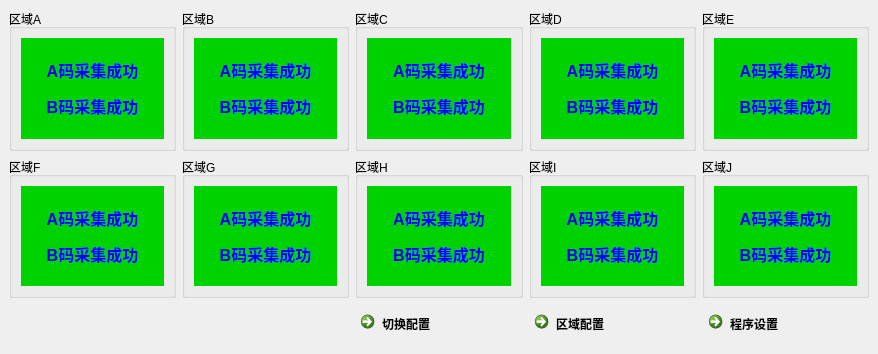
<?xml version="1.0" encoding="UTF-8"?>
<ui version="4.0">
 <class>MainWindow</class>
 <widget class="QMainWindow" name="MainWindow">
  <property name="geometry">
   <rect>
    <x>0</x>
    <y>0</y>
    <width>878</width>
    <height>354</height>
   </rect>
  </property>
  <property name="windowTitle">
   <string>MainWindow</string>
  </property>
  <widget class="QWidget" name="centralwidget">
   <layout class="QVBoxLayout" name="verticalLayout_11">
    <item>
     <layout class="QGridLayout" name="gridLayout">
      <item row="1" column="3">
       <widget class="QGroupBox" name="groupBox_09">
        <property name="title">
         <string>区域I</string>
        </property>
        <layout class="QVBoxLayout" name="verticalLayout_9">
         <item>
          <widget class="QLabel" name="lb_area_09">
           <property name="styleSheet">
            <string notr="true">background-color: rgb(0, 210, 0);</string>
           </property>
           <property name="text">
            <string>&lt;html&gt;&lt;head/&gt;&lt;body&gt;&lt;p align=&quot;center&quot;&gt;&lt;span style=&quot; font-size:12pt; font-weight:600; color:#0000ff;&quot;&gt;A码采集成功&lt;/span&gt;&lt;/p&gt;&lt;p align=&quot;center&quot;&gt;&lt;span style=&quot; font-size:12pt; font-weight:600; color:#0000ff;&quot;&gt;B码采集成功&lt;/span&gt;&lt;/p&gt;&lt;/body&gt;&lt;/html&gt;</string>
           </property>
          </widget>
         </item>
        </layout>
       </widget>
      </item>
      <item row="0" column="3">
       <widget class="QGroupBox" name="groupBox_04">
        <property name="title">
         <string>区域D</string>
        </property>
        <layout class="QVBoxLayout" name="verticalLayout_4">
         <item>
          <widget class="QLabel" name="lb_area_04">
           <property name="styleSheet">
            <string notr="true">background-color: rgb(0, 210, 0);</string>
           </property>
           <property name="text">
            <string>&lt;html&gt;&lt;head/&gt;&lt;body&gt;&lt;p align=&quot;center&quot;&gt;&lt;span style=&quot; font-size:12pt; font-weight:600; color:#0000ff;&quot;&gt;A码采集成功&lt;/span&gt;&lt;/p&gt;&lt;p align=&quot;center&quot;&gt;&lt;span style=&quot; font-size:12pt; font-weight:600; color:#0000ff;&quot;&gt;B码采集成功&lt;/span&gt;&lt;/p&gt;&lt;/body&gt;&lt;/html&gt;</string>
           </property>
          </widget>
         </item>
        </layout>
       </widget>
      </item>
      <item row="1" column="4">
       <widget class="QGroupBox" name="groupBox_10">
        <property name="title">
         <string>区域J</string>
        </property>
        <layout class="QVBoxLayout" name="verticalLayout_10">
         <item>
          <widget class="QLabel" name="lb_area_10">
           <property name="styleSheet">
            <string notr="true">background-color: rgb(0, 210, 0);</string>
           </property>
           <property name="text">
            <string>&lt;html&gt;&lt;head/&gt;&lt;body&gt;&lt;p align=&quot;center&quot;&gt;&lt;span style=&quot; font-size:12pt; font-weight:600; color:#0000ff;&quot;&gt;A码采集成功&lt;/span&gt;&lt;/p&gt;&lt;p align=&quot;center&quot;&gt;&lt;span style=&quot; font-size:12pt; font-weight:600; color:#0000ff;&quot;&gt;B码采集成功&lt;/span&gt;&lt;/p&gt;&lt;/body&gt;&lt;/html&gt;</string>
           </property>
          </widget>
         </item>
        </layout>
       </widget>
      </item>
      <item row="0" column="1">
       <widget class="QGroupBox" name="groupBox_02">
        <property name="title">
         <string>区域B</string>
        </property>
        <layout class="QVBoxLayout" name="verticalLayout_2">
         <item>
          <widget class="QLabel" name="lb_area_02">
           <property name="styleSheet">
            <string notr="true">background-color: rgb(0, 210, 0);</string>
           </property>
           <property name="text">
            <string>&lt;html&gt;&lt;head/&gt;&lt;body&gt;&lt;p align=&quot;center&quot;&gt;&lt;span style=&quot; font-size:12pt; font-weight:600; color:#0000ff;&quot;&gt;A码采集成功&lt;/span&gt;&lt;/p&gt;&lt;p align=&quot;center&quot;&gt;&lt;span style=&quot; font-size:12pt; font-weight:600; color:#0000ff;&quot;&gt;B码采集成功&lt;/span&gt;&lt;/p&gt;&lt;/body&gt;&lt;/html&gt;</string>
           </property>
          </widget>
         </item>
        </layout>
       </widget>
      </item>
      <item row="0" column="4">
       <widget class="QGroupBox" name="groupBox_05">
        <property name="title">
         <string>区域E</string>
        </property>
        <layout class="QVBoxLayout" name="verticalLayout_5">
         <item>
          <widget class="QLabel" name="lb_area_05">
           <property name="styleSheet">
            <string notr="true">background-color: rgb(0, 210, 0);</string>
           </property>
           <property name="text">
            <string>&lt;html&gt;&lt;head/&gt;&lt;body&gt;&lt;p align=&quot;center&quot;&gt;&lt;span style=&quot; font-size:12pt; font-weight:600; color:#0000ff;&quot;&gt;A码采集成功&lt;/span&gt;&lt;/p&gt;&lt;p align=&quot;center&quot;&gt;&lt;span style=&quot; font-size:12pt; font-weight:600; color:#0000ff;&quot;&gt;B码采集成功&lt;/span&gt;&lt;/p&gt;&lt;/body&gt;&lt;/html&gt;</string>
           </property>
          </widget>
         </item>
        </layout>
       </widget>
      </item>
      <item row="0" column="0">
       <widget class="QGroupBox" name="groupBox_01">
        <property name="title">
         <string>区域A</string>
        </property>
        <layout class="QVBoxLayout" name="verticalLayout">
         <item>
          <widget class="QLabel" name="lb_area_01">
           <property name="styleSheet">
            <string notr="true">background-color: rgb(0, 210, 0);</string>
           </property>
           <property name="text">
            <string>&lt;html&gt;&lt;head/&gt;&lt;body&gt;&lt;p align=&quot;center&quot;&gt;&lt;span style=&quot; font-size:12pt; font-weight:600; color:#0000ff;&quot;&gt;A码采集成功&lt;/span&gt;&lt;/p&gt;&lt;p align=&quot;center&quot;&gt;&lt;span style=&quot; font-size:12pt; font-weight:600; color:#0000ff;&quot;&gt;B码采集成功&lt;/span&gt;&lt;/p&gt;&lt;/body&gt;&lt;/html&gt;</string>
           </property>
          </widget>
         </item>
        </layout>
       </widget>
      </item>
      <item row="1" column="2">
       <widget class="QGroupBox" name="groupBox_08">
        <property name="title">
         <string>区域H</string>
        </property>
        <layout class="QVBoxLayout" name="verticalLayout_8">
         <item>
          <widget class="QLabel" name="lb_area_08">
           <property name="styleSheet">
            <string notr="true">background-color: rgb(0, 210, 0);</string>
           </property>
           <property name="text">
            <string>&lt;html&gt;&lt;head/&gt;&lt;body&gt;&lt;p align=&quot;center&quot;&gt;&lt;span style=&quot; font-size:12pt; font-weight:600; color:#0000ff;&quot;&gt;A码采集成功&lt;/span&gt;&lt;/p&gt;&lt;p align=&quot;center&quot;&gt;&lt;span style=&quot; font-size:12pt; font-weight:600; color:#0000ff;&quot;&gt;B码采集成功&lt;/span&gt;&lt;/p&gt;&lt;/body&gt;&lt;/html&gt;</string>
           </property>
          </widget>
         </item>
        </layout>
       </widget>
      </item>
      <item row="0" column="2">
       <widget class="QGroupBox" name="groupBox_03">
        <property name="title">
         <string>区域C</string>
        </property>
        <layout class="QVBoxLayout" name="verticalLayout_3">
         <item>
          <widget class="QLabel" name="lb_area_03">
           <property name="styleSheet">
            <string notr="true">background-color: rgb(0, 210, 0);</string>
           </property>
           <property name="text">
            <string>&lt;html&gt;&lt;head/&gt;&lt;body&gt;&lt;p align=&quot;center&quot;&gt;&lt;span style=&quot; font-size:12pt; font-weight:600; color:#0000ff;&quot;&gt;A码采集成功&lt;/span&gt;&lt;/p&gt;&lt;p align=&quot;center&quot;&gt;&lt;span style=&quot; font-size:12pt; font-weight:600; color:#0000ff;&quot;&gt;B码采集成功&lt;/span&gt;&lt;/p&gt;&lt;/body&gt;&lt;/html&gt;</string>
           </property>
          </widget>
         </item>
        </layout>
       </widget>
      </item>
      <item row="1" column="1">
       <widget class="QGroupBox" name="groupBox_07">
        <property name="title">
         <string>区域G</string>
        </property>
        <layout class="QVBoxLayout" name="verticalLayout_7">
         <item>
          <widget class="QLabel" name="lb_area_07">
           <property name="styleSheet">
            <string notr="true">background-color: rgb(0, 210, 0);</string>
           </property>
           <property name="text">
            <string>&lt;html&gt;&lt;head/&gt;&lt;body&gt;&lt;p align=&quot;center&quot;&gt;&lt;span style=&quot; font-size:12pt; font-weight:600; color:#0000ff;&quot;&gt;A码采集成功&lt;/span&gt;&lt;/p&gt;&lt;p align=&quot;center&quot;&gt;&lt;span style=&quot; font-size:12pt; font-weight:600; color:#0000ff;&quot;&gt;B码采集成功&lt;/span&gt;&lt;/p&gt;&lt;/body&gt;&lt;/html&gt;</string>
           </property>
          </widget>
         </item>
        </layout>
       </widget>
      </item>
      <item row="1" column="0">
       <widget class="QGroupBox" name="groupBox_06">
        <property name="title">
         <string>区域F</string>
        </property>
        <layout class="QVBoxLayout" name="verticalLayout_6">
         <item>
          <widget class="QLabel" name="lb_area_06">
           <property name="styleSheet">
            <string notr="true">background-color: rgb(0, 210, 0);</string>
           </property>
           <property name="text">
            <string>&lt;html&gt;&lt;head/&gt;&lt;body&gt;&lt;p align=&quot;center&quot;&gt;&lt;span style=&quot; font-size:12pt; font-weight:600; color:#0000ff;&quot;&gt;A码采集成功&lt;/span&gt;&lt;/p&gt;&lt;p align=&quot;center&quot;&gt;&lt;span style=&quot; font-size:12pt; font-weight:600; color:#0000ff;&quot;&gt;B码采集成功&lt;/span&gt;&lt;/p&gt;&lt;/body&gt;&lt;/html&gt;</string>
           </property>
          </widget>
         </item>
        </layout>
       </widget>
      </item>
     </layout>
    </item>
    <item>
     <layout class="QHBoxLayout" name="horizontalLayout">
      <item>
       <spacer name="horizontalSpacer">
        <property name="orientation">
         <enum>Qt::Horizontal</enum>
        </property>
        <property name="sizeHint" stdset="0">
         <size>
          <width>40</width>
          <height>20</height>
         </size>
        </property>
       </spacer>
      </item>
      <item>
       <widget class="QCommandLinkButton" name="cLB_change_re">
        <property name="sizePolicy">
         <sizepolicy hsizetype="Preferred" vsizetype="Fixed">
          <horstretch>0</horstretch>
          <verstretch>0</verstretch>
         </sizepolicy>
        </property>
        <property name="text">
         <string>切换配置</string>
        </property>
       </widget>
      </item>
      <item>
       <widget class="QCommandLinkButton" name="cLB_area_cfg">
        <property name="sizePolicy">
         <sizepolicy hsizetype="Preferred" vsizetype="Fixed">
          <horstretch>0</horstretch>
          <verstretch>0</verstretch>
         </sizepolicy>
        </property>
        <property name="text">
         <string>区域配置</string>
        </property>
       </widget>
      </item>
      <item>
       <widget class="QCommandLinkButton" name="cLB_config_set">
        <property name="sizePolicy">
         <sizepolicy hsizetype="Preferred" vsizetype="Fixed">
          <horstretch>0</horstretch>
          <verstretch>0</verstretch>
         </sizepolicy>
        </property>
        <property name="text">
         <string>程序设置</string>
        </property>
       </widget>
      </item>
     </layout>
    </item>
   </layout>
  </widget>
 </widget>
 <resources/>
 <connections/>
</ui>
